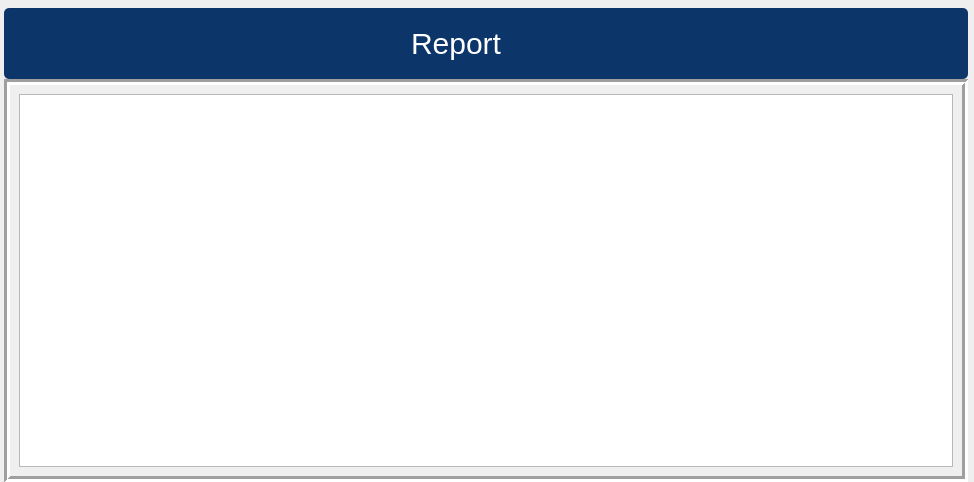
                   <widget class="QWidget" name="scrollAreaWidgetContents_5">
                    <property name="geometry">
                     <rect>
                      <x>0</x>
                      <y>0</y>
                      <width>974</width>
                      <height>482</height>
                     </rect>
                    </property>
                    <layout class="QVBoxLayout" name="verticalLayout_33">
                     <property name="spacing">
                      <number>0</number>
                     </property>
                     <property name="leftMargin">
                      <number>4</number>
                     </property>
                     <property name="topMargin">
                      <number>8</number>
                     </property>
                     <property name="rightMargin">
                      <number>6</number>
                     </property>
                     <property name="bottomMargin">
                      <number>0</number>
                     </property>
                     <item>
                      <widget class="QFrame" name="frame_40">
                       <property name="maximumSize">
                        <size>
                         <width>16777215</width>
                         <height>80</height>
                        </size>
                       </property>
                       <property name="styleSheet">
                        <string notr="true">QFrame{
	background: #0C356A;
border-radius:5px;
}

</string>
                       </property>
                       <property name="frameShape">
                        <enum>QFrame::NoFrame</enum>
                       </property>
                       <property name="frameShadow">
                        <enum>QFrame::Plain</enum>
                       </property>
                       <property name="lineWidth">
                        <number>3</number>
                       </property>
                       <layout class="QVBoxLayout" name="verticalLayout_34">
                        <item>
                         <widget class="QFrame" name="frame_41">
                          <property name="styleSheet">
                           <string notr="true">QFrame{
	background: #0C356A;
border-radius:5px;
}


</string>
                          </property>
                          <property name="frameShape">
                           <enum>QFrame::NoFrame</enum>
                          </property>
                          <property name="frameShadow">
                           <enum>QFrame::Plain</enum>
                          </property>
                          <layout class="QHBoxLayout" name="horizontalLayout_22">
                           <item>
                            <widget class="QLabel" name="label_28">
                             <property name="maximumSize">
                              <size>
                               <width>150</width>
                               <height>100</height>
                              </size>
                             </property>
                             <property name="styleSheet">
                              <string notr="true">font-size:30px;
color: white;
font: 26pt &quot;Mongolian Baiti&quot;;</string>
                             </property>
                             <property name="text">
                              <string>Report</string>
                             </property>
                            </widget>
                           </item>
                          </layout>
                         </widget>
                        </item>
                       </layout>
                      </widget>
                     </item>
                     <item>
                      <widget class="QFrame" name="frame_61">
                       <property name="frameShape">
                        <enum>QFrame::Box</enum>
                       </property>
                       <property name="frameShadow">
                        <enum>QFrame::Sunken</enum>
                       </property>
                       <property name="lineWidth">
                        <number>3</number>
                       </property>
                       <layout class="QVBoxLayout" name="verticalLayout_49">
                        <item>
                         <widget class="QTableWidget" name="tableWidget">
                          <property name="mouseTracking">
                           <bool>false</bool>
                          </property>
                          <property name="toolTip">
                           <string>Show Report</string>
                          </property>
                          <property name="layoutDirection">
                           <enum>Qt::LeftToRight</enum>
                          </property>
                          <property name="styleSheet">
                           <string notr="true"/>
                          </property>
                          <property name="sizeAdjustPolicy">
                           <enum>QAbstractScrollArea::AdjustIgnored</enum>
                          </property>
                          <attribute name="horizontalHeaderVisible">
                           <bool>false</bool>
                          </attribute>
                          <attribute name="horizontalHeaderCascadingSectionResizes">
                           <bool>false</bool>
                          </attribute>
                          <attribute name="horizontalHeaderDefaultSectionSize">
                           <number>100</number>
                          </attribute>
                          <attribute name="horizontalHeaderHighlightSections">
                           <bool>false</bool>
                          </attribute>
                          <attribute name="horizontalHeaderShowSortIndicator" stdset="0">
                           <bool>false</bool>
                          </attribute>
                          <attribute name="horizontalHeaderStretchLastSection">
                           <bool>false</bool>
                          </attribute>
                          <attribute name="verticalHeaderVisible">
                           <bool>false</bool>
                          </attribute>
                          <attribute name="verticalHeaderCascadingSectionResizes">
                           <bool>false</bool>
                          </attribute>
                          <attribute name="verticalHeaderHighlightSections">
                           <bool>false</bool>
                          </attribute>
                          <attribute name="verticalHeaderShowSortIndicator" stdset="0">
                           <bool>true</bool>
                          </attribute>
                          <attribute name="verticalHeaderStretchLastSection">
                           <bool>false</bool>
                          </attribute>
                          <column>
                           <property name="text">
                            <string>ID</string>
                           </property>
                           <property name="textAlignment">
                            <set>AlignLeading|AlignVCenter</set>
                           </property>
                           <property name="background">
                            <color alpha="0">
                             <red>0</red>
                             <green>0</green>
                             <blue>0</blue>
                            </color>
                           </property>
                           <property name="foreground">
                            <brush brushstyle="NoBrush">
                             <color alpha="255">
                              <red>0</red>
                              <green>0</green>
                              <blue>0</blue>
                             </color>
                            </brush>
                           </property>
                          </column>
                          <column>
                           <property name="text">
                            <string>Height</string>
                           </property>
                           <property name="textAlignment">
                            <set>AlignLeading|AlignVCenter</set>
                           </property>
                          </column>
                          <column>
                           <property name="text">
                            <string>Width</string>
                           </property>
                           <property name="textAlignment">
                            <set>AlignLeading|AlignVCenter</set>
                           </property>
                          </column>
                          <column>
                           <property name="text">
                            <string>Depth</string>
                           </property>
                           <property name="textAlignment">
                            <set>AlignLeading|AlignVCenter</set>
                           </property>
                          </column>
                          <column>
                           <property name="text">
                            <string>Date</string>
                           </property>
                           <property name="textAlignment">
                            <set>AlignLeading|AlignVCenter</set>
                           </property>
                          </column>
                          <column>
                           <property name="text">
                            <string>Critical</string>
                           </property>
                           <property name="textAlignment">
                            <set>AlignLeading|AlignVCenter</set>
                           </property>
                          </column>
                         </widget>
                        </item>
                       </layout>
                      </widget>
                     </item>
                    </layout>
                   </widget>
